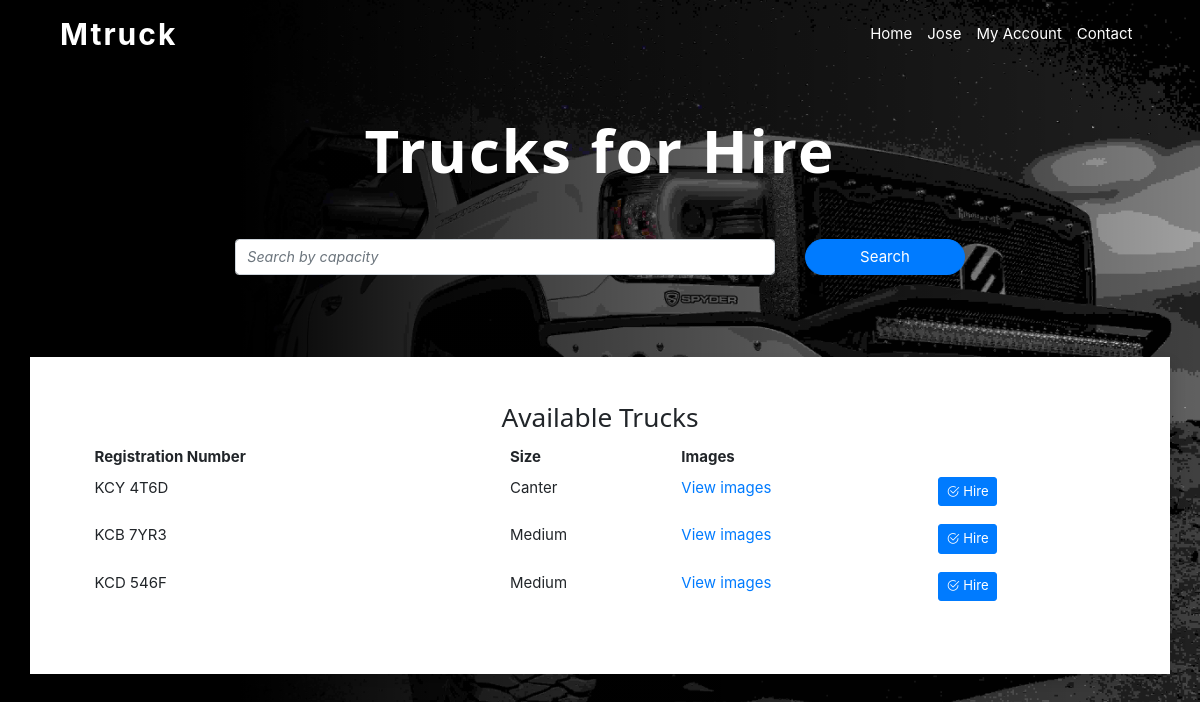
The app's page / (signed in) with its own data.
### models.py (models this page shows, shortened)
class User(UserMixin, db.Model):
    __tablename__ = "user"
    id = db.Column(db.Integer, primary_key=True)
    email = db.Column(db.String(64), unique=True, nullable=False, index=True)
    pwd = db.Column(db.String(72), nullable=False, unique=True)
    uname = db.Column(db.String(20), nullable=False)
    member_since = db.Column(db.DateTime(), default=datetime.utcnow)
    role_id = db.Column(db.Integer, db.ForeignKey("roles.id"), nullable = False)

class Trucks(db.Model):
    __tablename__ = "trucks"
    id = db.Column(db.Integer, primary_key=True)
    regno = db.Column(db.String(100), nullable=False)
    truck_img = db.Column(db.String(150), default="no-image.jpg")
    size = db.Column(db.String(150))
    user_id = db.Column(db.Integer, db.ForeignKey("user.id"), nullable=False)
    owner = db.relationship("User", backref=db.backref("owner"), lazy=True)
    status = db.Column(db.Boolean, default=False)

### main.py (the view)
@app.route("/", methods=("GET", "POST"), strict_slashes=False)
def index():
    form = HireTruck()
    trucks = Trucks.query.order_by(Trucks.id.desc()).filter_by(status=False).all()
    return render_template("index.html",
        title="Mtruck | Home",
        trucks=trucks,
        form=form
        )

### forms.py
class HireTruck(FlaskForm):
    id_no = StringField(validators=[InputRequired(), Length(8, 8)])
    phone_no = StringField(validators=[InputRequired(), Length(10,10)])
    name = StringField(validators=[InputRequired(), Length(1, 100)])
    duration = StringField(validators=[InputRequired(), Length(1, 64)])

### main.py (called while the page is built)
@login_manager.user_loader
def load_user(user_id):
    return User.query.get(int(user_id))

### templates/index.html (shortened to what this page needs)
<!DOCTYPE html>
<html lang="en">
<head>
    <link rel="stylesheet" href="{{url_for('static',filename='css/index.css')}}">
    <link rel="stylesheet" href="{{url_for('static',filename='css/w3.css')}}">
    <link rel="stylesheet" href="https://cdn.jsdelivr.net/npm/bootstrap@4.6.0/dist/css/bootstrap.min.css">
    <link rel="stylesheet" type="text/css" href="https://cdn.jsdelivr.net/npm/bootstrap-icons@1.4.1/font/bootstrap-icons.css">
</head>
<body class="container">
    <nav class="navbar navbar-expand-lg text-white">
        <a class="navbar-brand" href="#">Mtruck</a>
        <div class="collapse navbar-collapse">
            <ul class="navbar-nav ml-auto">
                <li class="nav-item active">
                    <a class="nav-link" href="#">Home <span class="sr-only">(current)</span></a>
                </li>
                {% if current_user.is_authenticated %}
                <li class="nav-item">
                    <a class="nav-link" href="{{url_for('dashboard')}}"> {{ current_user.uname }} </a>
                </li>
                <li class="nav-item">
                    <a class="nav-link" href="{{url_for('dashboard')}}">My Account</a>
                </li>
                {% else %}
                <li class="nav-item">
                    <a class="nav-link" href="{{url_for('auth.register')}}">Join Us</a>
                </li>
                {% endif %}
                <li class="nav-item">
                    <a class="nav-link" href="#">Contact</a>
                </li>
            </ul>
        </div>
    </nav>
    <main>
        <div class="container text-center">
            <h1 class="p-5 hero-text">Trucks for Hire</h1>
        </div>
        <div class="row mb-5">
            <div class="col-lg-8 mx-auto">
                <div>
                    <form>
                        <div class="row mb-4">
                            <div class="form-group col-md-9">
                                <input id="exampleFormControlInput5" type="email" placeholder="Search by capacity" class="form-control form-control-underlined">
                            </div>
                            <div class="form-group col-md-3">
                                <button type="submit" class="btn btn-primary rounded-pill btn-block shadow">Search</button>
                            </div>
                        </div>
                    </form>
                </div>
            </div>
        </div>
        <div class="row bg-white shadow p-5">
            <div class="container text-center">
                <h3 class="">Available Trucks</h3>
            </div>
            <div class="col-md-12">
                <div class="table-responsive">
                    <table class="table table-borderless table-sm">
                        <thead>
                            <tr>
                                <th scope="col">Registration Number</th>
                                <th scope="col">Size</th>
                                <th scope="col">Images</th>
                            </tr>
                        </thead>
                        <tbody>
                            {% for truck in trucks %}
                            <tr class="">
                                <td> {{ truck.regno }} </td>
                                <td> {{ truck.size }} </td>
                                <td>
                                    <a data-toggle="collapse" href="#collapseExample-{{truck.id}}" role="button" aria-expanded="false" aria-controls="collapseExample">
                                        View images
                                    </a>
                                </td>
                                <td>
                                    <a class="btn btn-primary btn-sm" data-toggle="collapse" href="#hire-{{truck.id}}" role="button" aria-expanded="false" aria-controls="collapseExample">
                                        <i class="bi bi-check2-circle"></i> Hire
                                    </a>
                                </td>
                            </tr>
                            <tr>
                                <td colspan="4">
                                </td>
                            </tr>
                            {% endfor %}
                        </tbody>
                    </table>
                </div>
            </div>
        </div>
    </main>
</body>
</html>

### static/css/index.css (style rules this page uses)
body { background-color: ; height: 100vh; background-size: cover; background-position: center; background-image: linear-gradient(to right, rgba(0, 0, 0, 1) 20%, rgba(0, 0, 0, .7) 40%, rgba(0, 0, 0, .4) 70%, rgba(0, 0, 0, 0) 100%), url(/static/img/bg.jpg); }
.navbar { padding: 2rem; }
.navbar .navbar-brand { font-size: 2rem; font-weight: 700; letter-spacing: 2px; color: #fff; }
.hero-text { font-size: 4rem; font-weight: 700; letter-spacing: 2px; color: #fff; }
.nav-link { color: #fff; }
.form-control-underlined { border: none; border-bottom-width: 1px; border-radius: 0; padding-left: 0; outline: none; background: transparent; }
.form-control::placeholder { font-size: 0.95rem; color: #aaa; font-style: italic; }

### static/css/w3.css (style rules this page uses)
html { box-sizing:border-box }
*,*:before,*:after { box-sizing:inherit }
html { -ms-text-size-adjust:100%;-webkit-text-size-adjust:100% }
body { margin:0 }
article,aside,details,figcaption,figure,footer,header,main,menu,nav,section,summary { display:block }
a { background-color:transparent;-webkit-text-decoration-skip:objects }
button,input,select,textarea { font:inherit;margin:0 }
button,input { overflow:visible }
button,select { text-transform:none }
button,html [type=button],[type=reset],[type=submit] { -webkit-appearance:button }
html,body { font-family:Verdana,sans-serif;font-size:15px;line-height:1.5 }
html { overflow-x:hidden }
h1 { font-size:36px }
h3 { font-size:24px }
h1,h2,h3,h4,h5,h6 { font-family:"Segoe UI",Arial,sans-serif;font-weight:400;margin:10px 0 }
a { color:inherit }

### records on screen
User: uname "Jose"
Trucks: regno "KCY 4T6D", size "Canter"
Trucks: regno "KCB 7YR3", size "Medium"
Trucks: regno "KCD 546F", size "Medium"
